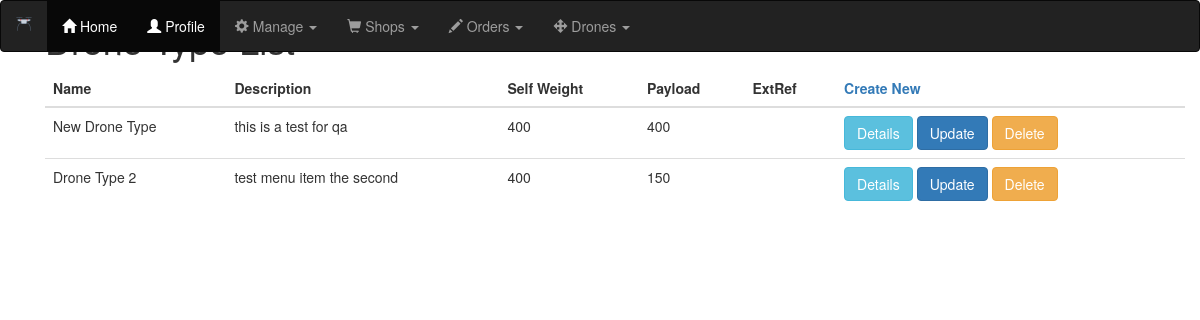
The page /drones/drone_type_list on the database its author committed.
### drones/models.py (models this page shows, shortened)
class DroneType(models.Model):
    name = models.CharField(max_length=25)
    description = models.CharField(max_length=50)
    self_weight = models.IntegerField()
    payload_weight = models.IntegerField()
    external_reference = models.CharField(max_length=25,blank=True)

### drones/views.py (the view)
# urls.py: path('drone_type_list',DroneTypeListView.as_view(),name='drone_type_list'),
class DroneTypeListView(ListView):
    model = DroneType

### drones/templates/drones/dronetype_list.html
<!DOCTYPE html>
{% extends "base.html" %}
{% load crispy_forms_tags %}
{% load static %}
{% block content %}
<div class="container">
  <h1>Drone Type List</h1>
<table class="table">
  <thead>
    <th>Name</th><th>Description</th> <th>Self Weight</th> <th>Payload</th> <th>ExtRef</th> <th class='right_handed'> <a href="{% url 'drones:drone_type_create' %}">Create New</a></th>
  </thead>
  <tbody>
  {% for drone in object_list %}
    <tr class="default">
      <td>{{ drone.name }}</td>
      <td>{{ drone.description }}</td>
      <td>{{ drone.self_weight }}</td>
      <td>{{ drone.payload_weight }}</td>
      <td>{{ drone.external_reference }}</td>
      <td>
        <a href="drone_type/{{drone.id}}/detail"><button type="button" class="btn btn-info">Details</button></a>
        <a href="{% url 'drones:drone_type_update' drone.id %}"><button type="button" class="btn btn-primary">Update</button></a>
        <a href="{% url 'drones:drone_type_delete' drone.id %}"><button type="button" class="btn btn-warning">Delete</button></a>
      </td>
    </tr>
  {% endfor %}
</tbody>
</table>
</div>
{% endblock %}

### static/css/styles.css (style rules this page uses)
td { padding: 1em; }

### rows shown on the page
DroneType: name "New Drone Type", description "this is a test for qa", self_weight "400", payload_weight "400"
DroneType: name "Drone Type 2", description "test menu item the second", self_weight "400", payload_weight "150"
